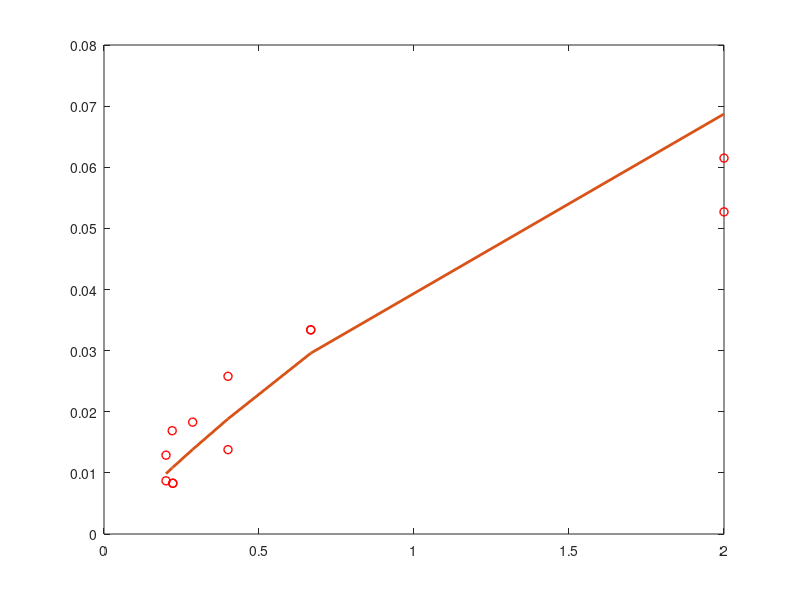

Source code (MATLAB):
data = [2, 0.0615; 2, 0.0527; 0.667, 0.0334; 0.667, 0.0334; 0.4, 0.0138; 0.4, 0.0258; 0.286, 0.0183; 0.222, 0.0083;0.222, 0.0083; 0.22, 0.0169; 0.2, 0.0129; 0.2, 0.0087];
x = 1./data(:,1);
y = 1./data(:,2);
J = [x, ones(length(x),1)];
k = J\y;
vmax = 1/k(2);
km = k(1)*vmax;
lse = (vmax.*data(:,1))./(km+data(:,1));
plot(data(:,1),data(:,2),'o','color','red','linewidth',1)
line(data(:,1),lse,'linewidth',2)